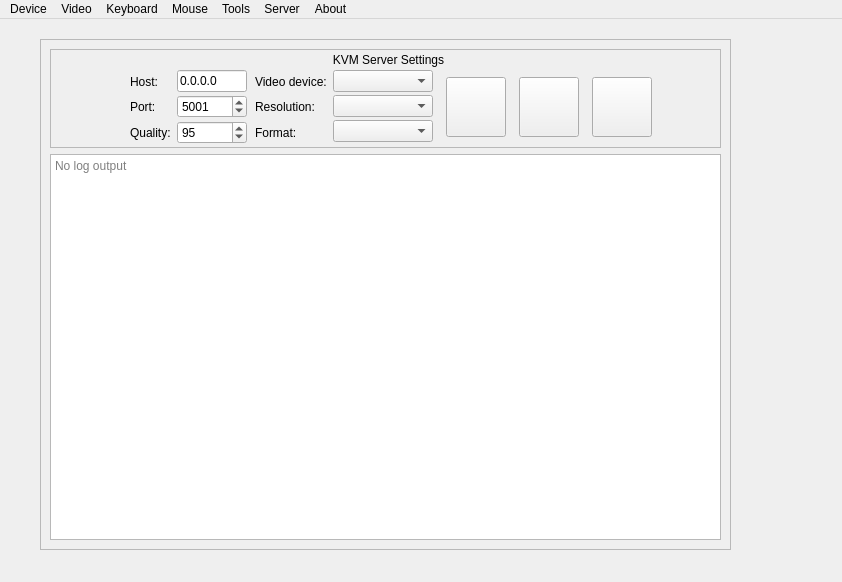
<?xml version="1.0" encoding="UTF-8"?>
<ui version="4.0">
 <class>MainWindow</class>
 <widget class="QMainWindow" name="MainWindow">
  <property name="geometry">
   <rect>
    <x>0</x>
    <y>0</y>
    <width>842</width>
    <height>582</height>
   </rect>
  </property>
  <property name="focusPolicy">
   <enum>Qt::StrongFocus</enum>
  </property>
  <property name="windowTitle">
   <string>USB KVM Client</string>
  </property>
  <widget class="QWidget" name="centralwidget">
   <widget class="QFrame" name="serverFrame">
    <property name="geometry">
     <rect>
      <x>40</x>
      <y>20</y>
      <width>691</width>
      <height>511</height>
     </rect>
    </property>
    <property name="frameShape">
     <enum>QFrame::StyledPanel</enum>
    </property>
    <property name="frameShadow">
     <enum>QFrame::Plain</enum>
    </property>
    <layout class="QVBoxLayout" name="verticalLayout_6">
     <item>
      <widget class="QFrame" name="serverSettingFrame">
       <property name="frameShape">
        <enum>QFrame::StyledPanel</enum>
       </property>
       <property name="frameShadow">
        <enum>QFrame::Plain</enum>
       </property>
       <layout class="QVBoxLayout" name="verticalLayout_5">
        <property name="spacing">
         <number>3</number>
        </property>
        <property name="topMargin">
         <number>3</number>
        </property>
        <property name="rightMargin">
         <number>3</number>
        </property>
        <property name="bottomMargin">
         <number>3</number>
        </property>
        <item>
         <widget class="QLabel" name="label_4">
          <property name="text">
           <string>KVM Server Settings</string>
          </property>
          <property name="alignment">
           <set>Qt::AlignCenter</set>
          </property>
         </widget>
        </item>
        <item>
         <layout class="QHBoxLayout" name="horizontalLayout">
          <item>
           <spacer name="horizontalSpacer_3">
            <property name="orientation">
             <enum>Qt::Horizontal</enum>
            </property>
            <property name="sizeHint" stdset="0">
             <size>
              <width>40</width>
              <height>20</height>
             </size>
            </property>
           </spacer>
          </item>
          <item>
           <layout class="QVBoxLayout" name="verticalLayout">
            <property name="leftMargin">
             <number>5</number>
            </property>
            <property name="rightMargin">
             <number>3</number>
            </property>
            <item>
             <widget class="QLabel" name="label_2">
              <property name="text">
               <string>Host:</string>
              </property>
             </widget>
            </item>
            <item>
             <widget class="QLabel" name="label">
              <property name="text">
               <string>Port:</string>
              </property>
             </widget>
            </item>
            <item>
             <widget class="QLabel" name="label_3">
              <property name="text">
               <string>Quality:</string>
              </property>
             </widget>
            </item>
           </layout>
          </item>
          <item>
           <layout class="QVBoxLayout" name="verticalLayout_2">
            <item>
             <widget class="QLineEdit" name="kvmSetHostLine">
              <property name="maximumSize">
               <size>
                <width>70</width>
                <height>16777215</height>
               </size>
              </property>
              <property name="text">
               <string>0.0.0.0</string>
              </property>
             </widget>
            </item>
            <item>
             <widget class="QSpinBox" name="kvmSetPortSpin">
              <property name="minimumSize">
               <size>
                <width>70</width>
                <height>0</height>
               </size>
              </property>
              <property name="maximum">
               <number>32768</number>
              </property>
              <property name="value">
               <number>5001</number>
              </property>
             </widget>
            </item>
            <item>
             <widget class="QSpinBox" name="kvmSetQualitySpin">
              <property name="maximum">
               <number>100</number>
              </property>
              <property name="value">
               <number>95</number>
              </property>
             </widget>
            </item>
           </layout>
          </item>
          <item>
           <layout class="QVBoxLayout" name="verticalLayout_3">
            <property name="leftMargin">
             <number>5</number>
            </property>
            <property name="rightMargin">
             <number>3</number>
            </property>
            <item>
             <widget class="QLabel" name="label_5">
              <property name="text">
               <string>Video device:</string>
              </property>
             </widget>
            </item>
            <item>
             <widget class="QLabel" name="label_6">
              <property name="text">
               <string>Resolution:</string>
              </property>
             </widget>
            </item>
            <item>
             <widget class="QLabel" name="label_7">
              <property name="text">
               <string>Format:</string>
              </property>
             </widget>
            </item>
           </layout>
          </item>
          <item>
           <layout class="QVBoxLayout" name="verticalLayout_4">
            <item>
             <widget class="QComboBox" name="kvmSetDeviceCombo">
              <property name="minimumSize">
               <size>
                <width>100</width>
                <height>0</height>
               </size>
              </property>
              <property name="sizeIncrement">
               <size>
                <width>0</width>
                <height>0</height>
               </size>
              </property>
              <property name="baseSize">
               <size>
                <width>0</width>
                <height>0</height>
               </size>
              </property>
             </widget>
            </item>
            <item>
             <widget class="QComboBox" name="kvmSetResCombo"/>
            </item>
            <item>
             <widget class="QComboBox" name="kvmSetFormatCombo"/>
            </item>
           </layout>
          </item>
          <item>
           <spacer name="horizontalSpacer_8">
            <property name="orientation">
             <enum>Qt::Horizontal</enum>
            </property>
            <property name="sizeType">
             <enum>QSizePolicy::Fixed</enum>
            </property>
            <property name="sizeHint" stdset="0">
             <size>
              <width>10</width>
              <height>20</height>
             </size>
            </property>
           </spacer>
          </item>
          <item>
           <widget class="QPushButton" name="btnServerSwitch">
            <property name="minimumSize">
             <size>
              <width>60</width>
              <height>60</height>
             </size>
            </property>
            <property name="maximumSize">
             <size>
              <width>60</width>
              <height>60</height>
             </size>
            </property>
            <property name="font">
             <font>
              <weight>50</weight>
              <bold>false</bold>
             </font>
            </property>
            <property name="text">
             <string/>
            </property>
            <property name="iconSize">
             <size>
              <width>35</width>
              <height>35</height>
             </size>
            </property>
           </widget>
          </item>
          <item>
           <spacer name="horizontalSpacer_9">
            <property name="orientation">
             <enum>Qt::Horizontal</enum>
            </property>
            <property name="sizeType">
             <enum>QSizePolicy::Fixed</enum>
            </property>
            <property name="sizeHint" stdset="0">
             <size>
              <width>10</width>
              <height>20</height>
             </size>
            </property>
           </spacer>
          </item>
          <item>
           <widget class="QPushButton" name="btnServerSetAuth">
            <property name="minimumSize">
             <size>
              <width>60</width>
              <height>60</height>
             </size>
            </property>
            <property name="maximumSize">
             <size>
              <width>60</width>
              <height>60</height>
             </size>
            </property>
            <property name="font">
             <font>
              <weight>50</weight>
              <bold>false</bold>
             </font>
            </property>
            <property name="text">
             <string/>
            </property>
            <property name="iconSize">
             <size>
              <width>35</width>
              <height>35</height>
             </size>
            </property>
           </widget>
          </item>
          <item>
           <spacer name="horizontalSpacer_10">
            <property name="orientation">
             <enum>Qt::Horizontal</enum>
            </property>
            <property name="sizeType">
             <enum>QSizePolicy::Fixed</enum>
            </property>
            <property name="sizeHint" stdset="0">
             <size>
              <width>10</width>
              <height>20</height>
             </size>
            </property>
           </spacer>
          </item>
          <item>
           <widget class="QPushButton" name="btnServerOpenBrowser">
            <property name="minimumSize">
             <size>
              <width>60</width>
              <height>60</height>
             </size>
            </property>
            <property name="maximumSize">
             <size>
              <width>60</width>
              <height>60</height>
             </size>
            </property>
            <property name="font">
             <font>
              <weight>50</weight>
              <bold>false</bold>
             </font>
            </property>
            <property name="text">
             <string/>
            </property>
            <property name="iconSize">
             <size>
              <width>35</width>
              <height>35</height>
             </size>
            </property>
           </widget>
          </item>
          <item>
           <spacer name="horizontalSpacer_2">
            <property name="orientation">
             <enum>Qt::Horizontal</enum>
            </property>
            <property name="sizeHint" stdset="0">
             <size>
              <width>40</width>
              <height>20</height>
             </size>
            </property>
           </spacer>
          </item>
         </layout>
        </item>
       </layout>
      </widget>
     </item>
     <item>
      <widget class="QTextEdit" name="serverLogEdit">
       <property name="focusPolicy">
        <enum>Qt::NoFocus</enum>
       </property>
       <property name="frameShadow">
        <enum>QFrame::Plain</enum>
       </property>
       <property name="lineWidth">
        <number>1</number>
       </property>
       <property name="autoFormatting">
        <set>QTextEdit::AutoAll</set>
       </property>
       <property name="readOnly">
        <bool>true</bool>
       </property>
       <property name="placeholderText">
        <string>No log output</string>
       </property>
      </widget>
     </item>
    </layout>
   </widget>
  </widget>
  <widget class="QMenuBar" name="menubar">
   <property name="geometry">
    <rect>
     <x>0</x>
     <y>0</y>
     <width>842</width>
     <height>26</height>
    </rect>
   </property>
   <widget class="QMenu" name="menu_video_menu">
    <property name="title">
     <string>Device</string>
    </property>
    <addaction name="action_video_devices"/>
    <addaction name="action_video_device_connect"/>
    <addaction name="action_video_device_disconnect"/>
    <addaction name="separator"/>
    <addaction name="actionReload_MCU"/>
    <addaction name="actionReload_Key_Mouse"/>
    <addaction name="separator"/>
    <addaction name="actionDark_theme"/>
    <addaction name="actionRGB"/>
    <addaction name="separator"/>
    <addaction name="actionMinimize"/>
    <addaction name="actionexit"/>
   </widget>
   <widget class="QMenu" name="menuKeyboard">
    <property name="title">
     <string>Keyboard</string>
    </property>
    <widget class="QMenu" name="menuShortcut_key">
     <property name="title">
      <string>Shortcut key</string>
     </property>
    </widget>
    <addaction name="actionResetKeyboard"/>
    <addaction name="separator"/>
    <addaction name="menuShortcut_key"/>
    <addaction name="actionCustomKey"/>
    <addaction name="separator"/>
    <addaction name="actionPaste_board"/>
    <addaction name="actionQuick_paste"/>
    <addaction name="separator"/>
    <addaction name="actionSystem_hook"/>
    <addaction name="separator"/>
    <addaction name="actionIndicator_light"/>
    <addaction name="actionNum_Keyboard"/>
   </widget>
   <widget class="QMenu" name="menuMouse">
    <property name="title">
     <string>Mouse</string>
    </property>
    <addaction name="actionResetMouse"/>
    <addaction name="separator"/>
    <addaction name="actionCapture_mouse"/>
    <addaction name="actionRelease_mouse"/>
    <addaction name="separator"/>
    <addaction name="actionRelative_mouse"/>
    <addaction name="actionHide_cursor"/>
   </widget>
   <widget class="QMenu" name="menuTools">
    <property name="title">
     <string>Tools</string>
    </property>
    <addaction name="actionWindows_Device_Manager"/>
    <addaction name="actionWindows_Audio_Setting"/>
    <addaction name="actionOn_screen_Keyboard"/>
    <addaction name="actionCalculator"/>
    <addaction name="actionSnippingTool"/>
    <addaction name="actionNotepad"/>
    <addaction name="separator"/>
    <addaction name="actionUSB_Switch_Set"/>
    <addaction name="actionUSB_Auto_Switch"/>
   </widget>
   <widget class="QMenu" name="menuVideo">
    <property name="title">
     <string>Video</string>
    </property>
    <addaction name="action_fullscreen"/>
    <addaction name="action_Resize_window"/>
    <addaction name="actionKeep_on_top"/>
    <addaction name="separator"/>
    <addaction name="actionKeep_ratio"/>
    <addaction name="actionCapture_frame"/>
    <addaction name="actionRecord_video"/>
   </widget>
   <widget class="QMenu" name="menuServer">
    <property name="title">
     <string>Server</string>
    </property>
    <addaction name="actionOpen_Server_Manager"/>
    <addaction name="actionRefresh_device_list"/>
    <addaction name="separator"/>
    <addaction name="actionWeb_client"/>
   </widget>
   <widget class="QMenu" name="menuAbout">
    <property name="title">
     <string>About</string>
    </property>
    <addaction name="actionAbout"/>
   </widget>
   <addaction name="menu_video_menu"/>
   <addaction name="menuVideo"/>
   <addaction name="menuKeyboard"/>
   <addaction name="menuMouse"/>
   <addaction name="menuTools"/>
   <addaction name="menuServer"/>
   <addaction name="menuAbout"/>
  </widget>
  <widget class="QStatusBar" name="statusbar">
   <property name="sizeGripEnabled">
    <bool>false</bool>
   </property>
  </widget>
  <action name="action_video_devices">
   <property name="text">
    <string>Video devices</string>
   </property>
   <property name="shortcut">
    <string/>
   </property>
  </action>
  <action name="action_video_device_connect">
   <property name="text">
    <string>Connect</string>
   </property>
  </action>
  <action name="action_video_device_disconnect">
   <property name="text">
    <string>Disconnect</string>
   </property>
  </action>
  <action name="actionexit">
   <property name="text">
    <string>Exit</string>
   </property>
  </action>
  <action name="actionfullscreen">
   <property name="checkable">
    <bool>true</bool>
   </property>
   <property name="checked">
    <bool>false</bool>
   </property>
   <property name="text">
    <string>Full screen</string>
   </property>
   <property name="shortcutVisibleInContextMenu">
    <bool>false</bool>
   </property>
  </action>
  <action name="actionScreen_recording">
   <property name="text">
    <string>Screen recording</string>
   </property>
  </action>
  <action name="actionResize_window">
   <property name="text">
    <string>Resize window</string>
   </property>
  </action>
  <action name="actionResetKeyboard">
   <property name="text">
    <string>Reset</string>
   </property>
  </action>
  <action name="actionResetMouse">
   <property name="text">
    <string>Reset</string>
   </property>
  </action>
  <action name="action_quickkey_1">
   <property name="text">
    <string>Ctrl+Alt+Del</string>
   </property>
  </action>
  <action name="action_quickkey_2">
   <property name="text">
    <string>Alt+Tab</string>
   </property>
  </action>
  <action name="actionMinimize">
   <property name="text">
    <string>Minimize</string>
   </property>
  </action>
  <action name="actionReload_Key_Mouse">
   <property name="text">
    <string>Reload Key/Mouse</string>
   </property>
  </action>
  <action name="actionRelease_mouse">
   <property name="text">
    <string>Release mouse</string>
   </property>
  </action>
  <action name="actionDisplay_System_Mouse">
   <property name="text">
    <string>Display system mouse</string>
   </property>
  </action>
  <action name="actionCapture_mouse">
   <property name="text">
    <string>Capture mouse</string>
   </property>
  </action>
  <action name="actionCustomKey">
   <property name="text">
    <string>Custom key</string>
   </property>
  </action>
  <action name="actionq1">
   <property name="text">
    <string>q1</string>
   </property>
  </action>
  <action name="actionq2">
   <property name="text">
    <string>q2</string>
   </property>
  </action>
  <action name="actionq3">
   <property name="text">
    <string>q3</string>
   </property>
  </action>
  <action name="actionq4">
   <property name="text">
    <string>q4</string>
   </property>
  </action>
  <action name="actionq5">
   <property name="text">
    <string>q5</string>
   </property>
  </action>
  <action name="actionq6">
   <property name="text">
    <string>q6</string>
   </property>
  </action>
  <action name="actionq7">
   <property name="text">
    <string>q7</string>
   </property>
  </action>
  <action name="actionq8">
   <property name="text">
    <string>q8</string>
   </property>
  </action>
  <action name="actionq_8">
   <property name="text">
    <string>q8</string>
   </property>
  </action>
  <action name="actionq9">
   <property name="text">
    <string>q9</string>
   </property>
  </action>
  <action name="actionq10">
   <property name="text">
    <string>q10</string>
   </property>
  </action>
  <action name="actionOn_screen_Keyboard">
   <property name="text">
    <string>On-screen Keyboard</string>
   </property>
  </action>
  <action name="actionCalculator">
   <property name="text">
    <string>Calculator</string>
   </property>
  </action>
  <action name="actionSnippingTool">
   <property name="text">
    <string>SnippingTool</string>
   </property>
  </action>
  <action name="actionNotepad">
   <property name="text">
    <string>Notepad</string>
   </property>
  </action>
  <action name="actionIndicator_light">
   <property name="text">
    <string>Indicator light</string>
   </property>
  </action>
  <action name="actionReload_MCU">
   <property name="text">
    <string>Reload MCU</string>
   </property>
  </action>
  <action name="action_fullscreen">
   <property name="checkable">
    <bool>true</bool>
   </property>
   <property name="text">
    <string>Fullscreen</string>
   </property>
  </action>
  <action name="action_Resize_window">
   <property name="text">
    <string>Resize window</string>
   </property>
  </action>
  <action name="actionKeep_ratio">
   <property name="checkable">
    <bool>true</bool>
   </property>
   <property name="text">
    <string>Keep aspect ratio</string>
   </property>
  </action>
  <action name="actionKeep_on_top">
   <property name="checkable">
    <bool>true</bool>
   </property>
   <property name="text">
    <string>Always on top</string>
   </property>
  </action>
  <action name="actionPaste_board">
   <property name="text">
    <string>Pasteboard</string>
   </property>
  </action>
  <action name="actionHide_cursor">
   <property name="checkable">
    <bool>true</bool>
   </property>
   <property name="text">
    <string>Hide cursor</string>
   </property>
  </action>
  <action name="actionCaps_Lock">
   <property name="text">
    <string>Caps Lock</string>
   </property>
  </action>
  <action name="actionScroll_Lock">
   <property name="text">
    <string>Scroll Lock</string>
   </property>
  </action>
  <action name="actionNum_Lock">
   <property name="text">
    <string>Num Lock</string>
   </property>
  </action>
  <action name="actionDark_theme">
   <property name="checkable">
    <bool>true</bool>
   </property>
   <property name="text">
    <string>Dark theme</string>
   </property>
  </action>
  <action name="actionCapture_frame">
   <property name="text">
    <string>Capture frame</string>
   </property>
  </action>
  <action name="actionRGB">
   <property name="checkable">
    <bool>true</bool>
   </property>
   <property name="text">
    <string>RGB Indicator</string>
   </property>
   <property name="toolTip">
    <string>RGB Indicator</string>
   </property>
   <property name="whatsThis">
    <string/>
   </property>
  </action>
  <action name="actionQuick_paste">
   <property name="checkable">
    <bool>true</bool>
   </property>
   <property name="text">
    <string>Quick paste</string>
   </property>
   <property name="statusTip">
    <string>Click Ctrl+Shift+Alt+V to quickly send your pasteboard</string>
   </property>
  </action>
  <action name="actionWindows_Audio_Setting">
   <property name="text">
    <string>Windows Audio Settings</string>
   </property>
  </action>
  <action name="actionWindows_Device_Manager">
   <property name="text">
    <string>Windows Device Manager</string>
   </property>
  </action>
  <action name="actionNum_Keyboard">
   <property name="text">
    <string>Num Keyboard</string>
   </property>
  </action>
  <action name="actionRecord_video">
   <property name="text">
    <string>Record video</string>
   </property>
  </action>
  <action name="actionOpen_Server_Manager">
   <property name="text">
    <string>Open Server Manager</string>
   </property>
  </action>
  <action name="actionSystem_hook">
   <property name="checkable">
    <bool>true</bool>
   </property>
   <property name="text">
    <string>System hook</string>
   </property>
   <property name="statusTip">
    <string>Blocks the system from responding to user input</string>
   </property>
  </action>
  <action name="actionRefresh_device_list">
   <property name="text">
    <string>Refresh device list</string>
   </property>
  </action>
  <action name="actionWeb_client">
   <property name="text">
    <string>Web client</string>
   </property>
  </action>
  <action name="actionAbout">
   <property name="text">
    <string>About KVM Card Mini...</string>
   </property>
  </action>
  <action name="actionRelative_mouse">
   <property name="checkable">
    <bool>true</bool>
   </property>
   <property name="text">
    <string>Relative mouse</string>
   </property>
  </action>
  <action name="actionUSB_Switch_Set">
   <property name="text">
    <string>USB Switch Set</string>
   </property>
  </action>
  <action name="actionUSB_Auto_Switch">
   <property name="text">
    <string>USB Auto Switch</string>
   </property>
  </action>
 </widget>
 <resources/>
 <connections/>
</ui>
